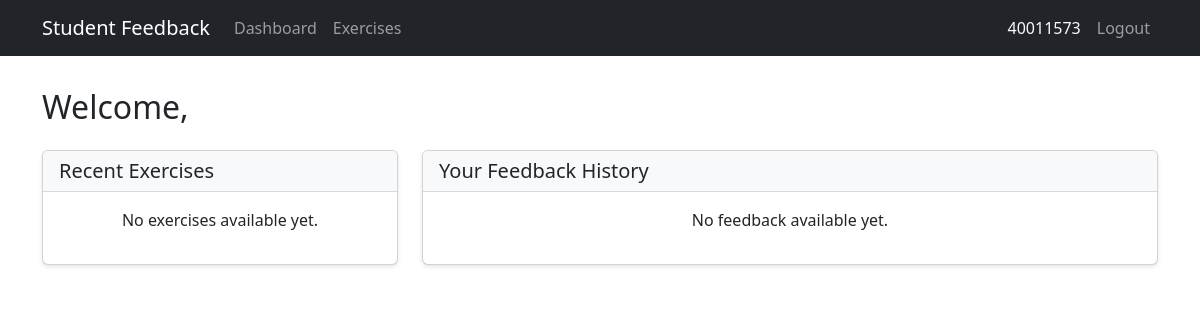
Page /dashboard/ (signed in) on the earlier database version.
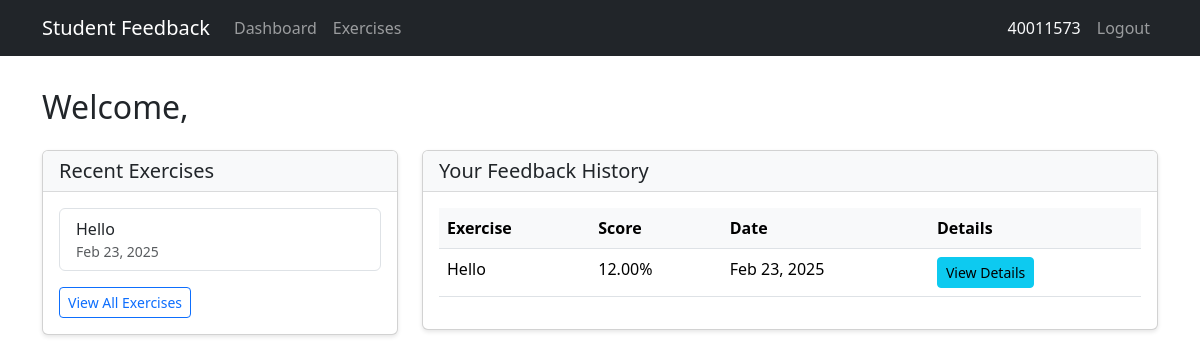
Same page on the later database version.
### feedback/models.py (models this page shows, shortened)
class Exercise(models.Model):
    title = models.CharField(max_length=200)
    description = models.TextField()
    created_at = models.DateTimeField(auto_now_add=True)

class Feedback(models.Model):
    student = models.ForeignKey(Student, on_delete=models.CASCADE)
    exercise = models.ForeignKey(Exercise, on_delete=models.CASCADE)
    mistakes = models.TextField()
    suggestions = models.TextField()
    score = models.DecimalField(max_digits=5, decimal_places=2)
    created_at = models.DateTimeField(auto_now_add=True)
    class Meta:
        ordering = ['-created_at']

### students/views.py (the view)
# urls.py: path('', RedirectView.as_view(url='dashboard/', permanent=True)),
@login_required
def dashboard(request):
    feedback_items = Feedback.objects.filter(student=request.user).order_by('-created_at')
    recent_exercises = Exercise.objects.order_by('-created_at')[:5]
    return render(request, 'students/dashboard.html', {
        'feedback_items': feedback_items,
        'recent_exercises': recent_exercises
    })

### students/auth.py (called while the page is built)
    def get_user(self, user_id):
        UserModel = get_user_model()
        try:
            return UserModel.objects.get(pk=user_id)
        except UserModel.DoesNotExist:
            return None

### templates/students/dashboard.html (shortened to what this page needs)
{% extends "base.html" %}
{% block content %}
<h2>Welcome, {{ user.get_full_name }}</h2>
<div class="row mt-4">
    <div class="col-md-4">
        <div class="card">
            <div class="card-header">
                <h3 class="card-title h5 mb-0">Recent Exercises</h3>
            </div>
            <div class="card-body">
                {% if recent_exercises %}
                    <div class="list-group">
                        {% for exercise in recent_exercises %}
                            <a href="{% url 'exercise_detail' exercise.id %}" class="list-group-item list-group-item-action">
                                {{ exercise.title }}
                                <small class="text-muted d-block">{{ exercise.created_at|date:"M d, Y" }}</small>
                            </a>
                        {% endfor %}
                    </div>
                    <div class="mt-3">
                        <a href="{% url 'exercise_list' %}" class="btn btn-outline-primary btn-sm">View All Exercises</a>
                    </div>
                {% else %}
                    <p class="text-center">No exercises available yet.</p>
                {% endif %}
            </div>
        </div>
    </div>
    <div class="col-md-8">
        <div class="card">
            <div class="card-header">
                <h3 class="card-title h5 mb-0">Your Feedback History</h3>
            </div>
            <div class="card-body">
                {% if feedback_items %}
                    <div class="table-responsive">
                        <table class="table table-hover">
                            <thead>
                                <tr>
                                    <th>Exercise</th>
                                    <th>Score</th>
                                    <th>Date</th>
                                    <th>Details</th>
                                </tr>
                            </thead>
                            <tbody>
                                {% for feedback in feedback_items %}
                                <tr>
                                    <td>{{ feedback.exercise.title }}</td>
                                    <td>{{ feedback.score }}%</td>
                                    <td>{{ feedback.created_at|date:"M d, Y" }}</td>
                                    <td>
                                        <button type="button" class="btn btn-sm btn-info" data-bs-toggle="modal" data-bs-target="#feedback{{ feedback.id }}">
                                            View Details
                                        </button>
                                    </td>
                                </tr>
                                {% endfor %}
                            </tbody>
                        </table>
                    </div>
                {% else %}
                    <p class="text-center">No feedback available yet.</p>
                {% endif %}
            </div>
        </div>
    </div>
</div>
{% endblock %}

Differences in the rows shown:
added Exercise: title "Hello", created_at "Feb 23, 2025"
added Feedback: exercise "Hello", score "12.00", created_at "Feb 23, 2025"
Other differences:
text no longer shown: "No exercises available yet. No feedback available yet."
text now shown: "View All Exercises Exercise Score Date Details"
